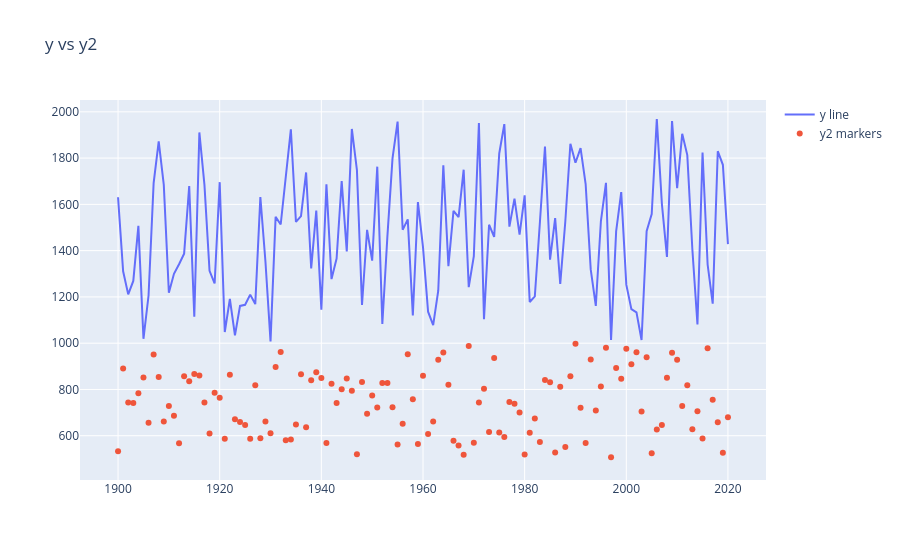

Write notebook code for a chart like this one.
### Code cell
x = np.arange(1900,2021)
y = np.random.randint(1000,2000,len(x))
y2 = np.random.randint(500,1000,len(x))
fig = go.Figure()
fig.add_trace(go.Scatter(x=x,y=y,name='y line'))
fig.add_trace(go.Scatter(x=x,y=y2,name='y2 markers',mode='markers'))
fig.update_layout(title='y vs y2')
iplot(fig)
